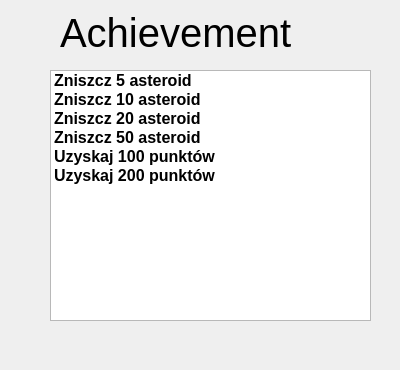
<?xml version="1.0" encoding="UTF-8"?>
<ui version="4.0">
 <class>Achievement</class>
 <widget class="QDialog" name="Achievement">
  <property name="geometry">
   <rect>
    <x>0</x>
    <y>0</y>
    <width>400</width>
    <height>370</height>
   </rect>
  </property>
  <property name="minimumSize">
   <size>
    <width>400</width>
    <height>370</height>
   </size>
  </property>
  <property name="maximumSize">
   <size>
    <width>400</width>
    <height>370</height>
   </size>
  </property>
  <property name="windowTitle">
   <string>Dialog</string>
  </property>
  <widget class="QListWidget" name="listWidget">
   <property name="geometry">
    <rect>
     <x>50</x>
     <y>70</y>
     <width>321</width>
     <height>251</height>
    </rect>
   </property>
   <property name="editTriggers">
    <set>QAbstractItemView::NoEditTriggers</set>
   </property>
   <property name="iconSize">
    <size>
     <width>20</width>
     <height>20</height>
    </size>
   </property>
   <property name="textElideMode">
    <enum>Qt::ElideRight</enum>
   </property>
   <item>
    <property name="text">
     <string>Zniszcz 5 asteroid</string>
    </property>
    <property name="font">
     <font>
      <pointsize>12</pointsize>
      <weight>75</weight>
      <bold>true</bold>
     </font>
    </property>
    <property name="icon">
     <iconset>
      <normaloff>E:/SpaceShooter/SpaceShooter/Image/achievement.png</normaloff>E:/SpaceShooter/SpaceShooter/Image/achievement.png</iconset>
    </property>
    <property name="flags">
     <set>ItemIsSelectable|ItemIsUserCheckable|ItemIsEnabled</set>
    </property>
   </item>
   <item>
    <property name="text">
     <string>Zniszcz 10 asteroid</string>
    </property>
    <property name="font">
     <font>
      <pointsize>12</pointsize>
      <weight>75</weight>
      <bold>true</bold>
     </font>
    </property>
    <property name="icon">
     <iconset>
      <normaloff>E:/SpaceShooter/SpaceShooter/Image/achievement.png</normaloff>E:/SpaceShooter/SpaceShooter/Image/achievement.png</iconset>
    </property>
   </item>
   <item>
    <property name="text">
     <string>Zniszcz 20 asteroid</string>
    </property>
    <property name="font">
     <font>
      <pointsize>12</pointsize>
      <weight>75</weight>
      <bold>true</bold>
     </font>
    </property>
    <property name="icon">
     <iconset>
      <normaloff>E:/SpaceShooter/SpaceShooter/Image/achievement.png</normaloff>E:/SpaceShooter/SpaceShooter/Image/achievement.png</iconset>
    </property>
   </item>
   <item>
    <property name="text">
     <string>Zniszcz 50 asteroid</string>
    </property>
    <property name="font">
     <font>
      <pointsize>12</pointsize>
      <weight>75</weight>
      <bold>true</bold>
     </font>
    </property>
    <property name="icon">
     <iconset>
      <normaloff>E:/SpaceShooter/SpaceShooter/Image/achievement.png</normaloff>E:/SpaceShooter/SpaceShooter/Image/achievement.png</iconset>
    </property>
   </item>
   <item>
    <property name="text">
     <string>Uzyskaj 100 punktów</string>
    </property>
    <property name="font">
     <font>
      <pointsize>12</pointsize>
      <weight>75</weight>
      <bold>true</bold>
     </font>
    </property>
    <property name="icon">
     <iconset>
      <normaloff>E:/SpaceShooter/SpaceShooter/Image/achievement.png</normaloff>E:/SpaceShooter/SpaceShooter/Image/achievement.png</iconset>
    </property>
   </item>
   <item>
    <property name="text">
     <string>Uzyskaj 200 punktów</string>
    </property>
    <property name="font">
     <font>
      <pointsize>12</pointsize>
      <weight>75</weight>
      <bold>true</bold>
     </font>
    </property>
    <property name="icon">
     <iconset>
      <normaloff>E:/SpaceShooter/SpaceShooter/Image/achievement.png</normaloff>E:/SpaceShooter/SpaceShooter/Image/achievement.png</iconset>
    </property>
   </item>
  </widget>
  <widget class="QLabel" name="label">
   <property name="geometry">
    <rect>
     <x>60</x>
     <y>10</y>
     <width>301</width>
     <height>45</height>
    </rect>
   </property>
   <property name="font">
    <font>
     <family>Arial</family>
     <pointsize>30</pointsize>
    </font>
   </property>
   <property name="text">
    <string>Achievement </string>
   </property>
  </widget>
 </widget>
 <resources/>
 <connections/>
</ui>
